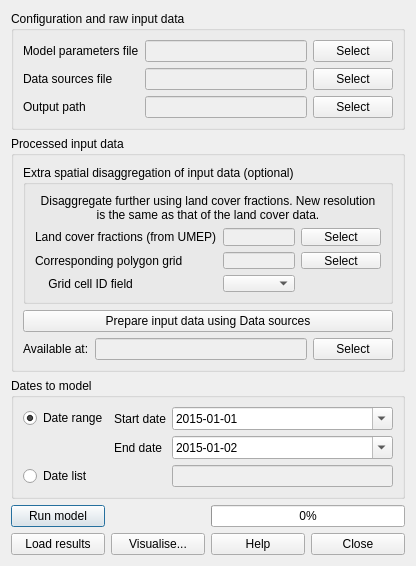
<?xml version="1.0" encoding="UTF-8"?>
<ui version="4.0">
 <class>LQFDialogBase</class>
 <widget class="QDialog" name="LQFDialogBase">
  <property name="geometry">
   <rect>
    <x>0</x>
    <y>0</y>
    <width>388</width>
    <height>562</height>
   </rect>
  </property>
  <property name="windowTitle">
   <string>LQF</string>
  </property>
  <layout class="QGridLayout" name="gridLayout_9">
   <item row="3" column="0">
    <layout class="QGridLayout" name="gridLayout_2">
     <item row="0" column="0">
      <widget class="QPushButton" name="cmdRunCancel">
       <property name="toolTip">
        <string>Execute LQF</string>
       </property>
       <property name="text">
        <string>Run model</string>
       </property>
      </widget>
     </item>
     <item row="0" column="2" colspan="2">
      <layout class="QGridLayout" name="gridLayout_7">
       <item row="0" column="0">
        <widget class="QProgressBar" name="progressBar">
         <property name="value">
          <number>0</number>
         </property>
        </widget>
       </item>
      </layout>
     </item>
     <item row="1" column="0">
      <widget class="QPushButton" name="cmdLoadResults">
       <property name="toolTip">
        <string>Load previously-generated LQF results</string>
       </property>
       <property name="text">
        <string>Load results</string>
       </property>
      </widget>
     </item>
     <item row="1" column="1">
      <widget class="QPushButton" name="cmdVisualise">
       <property name="toolTip">
        <string>Basic plots for LQF outputs</string>
       </property>
       <property name="text">
        <string>Visualise...</string>
       </property>
      </widget>
     </item>
     <item row="1" column="2">
      <widget class="QPushButton" name="pushButtonHelp">
       <property name="toolTip">
        <string>Help</string>
       </property>
       <property name="text">
        <string>Help</string>
       </property>
      </widget>
     </item>
     <item row="1" column="3">
      <widget class="QPushButton" name="pushButtonClose">
       <property name="toolTip">
        <string>Close window</string>
       </property>
       <property name="text">
        <string>Close</string>
       </property>
      </widget>
     </item>
    </layout>
   </item>
   <item row="0" column="0">
    <widget class="QGroupBox" name="groupBox_4">
     <property name="title">
      <string>Configuration and raw input data</string>
     </property>
     <layout class="QGridLayout" name="gridLayout">
      <item row="0" column="0">
       <widget class="QLabel" name="label_2">
        <property name="text">
         <string>Model parameters file</string>
        </property>
       </widget>
      </item>
      <item row="0" column="1">
       <widget class="QLineEdit" name="txtParams">
        <property name="enabled">
         <bool>false</bool>
        </property>
        <property name="text">
         <string/>
        </property>
       </widget>
      </item>
      <item row="0" column="2">
       <widget class="QPushButton" name="pushButtonParams">
        <property name="toolTip">
         <string>Choose LQF model parameters (configuration) file</string>
        </property>
        <property name="text">
         <string>Select</string>
        </property>
       </widget>
      </item>
      <item row="1" column="0">
       <widget class="QLabel" name="label_4">
        <property name="text">
         <string>Data sources file</string>
        </property>
       </widget>
      </item>
      <item row="1" column="1">
       <widget class="QLineEdit" name="txtDataSources">
        <property name="enabled">
         <bool>false</bool>
        </property>
        <property name="text">
         <string/>
        </property>
       </widget>
      </item>
      <item row="1" column="2">
       <widget class="QPushButton" name="pushButtonDataSources">
        <property name="toolTip">
         <string>Choose LQF data sources file</string>
        </property>
        <property name="text">
         <string>Select</string>
        </property>
       </widget>
      </item>
      <item row="2" column="0">
       <widget class="QLabel" name="label">
        <property name="text">
         <string>Output path</string>
        </property>
       </widget>
      </item>
      <item row="2" column="1">
       <widget class="QLineEdit" name="textOutput_raw">
        <property name="enabled">
         <bool>false</bool>
        </property>
        <property name="text">
         <string/>
        </property>
       </widget>
      </item>
      <item row="2" column="2">
       <widget class="QPushButton" name="pushButtonRaw">
        <property name="toolTip">
         <string>Choose directory into which model outputs will be saved</string>
        </property>
        <property name="text">
         <string>Select</string>
        </property>
       </widget>
      </item>
     </layout>
    </widget>
   </item>
   <item row="2" column="0">
    <widget class="QGroupBox" name="groupBox_5">
     <property name="title">
      <string>Dates to model</string>
     </property>
     <layout class="QGridLayout" name="gridLayout_3">
      <item row="0" column="0">
       <layout class="QGridLayout" name="gridLayout_5">
        <item row="0" column="1">
         <widget class="QLabel" name="lblStartDate">
          <property name="text">
           <string>Start date</string>
          </property>
         </widget>
        </item>
        <item row="0" column="2">
         <widget class="QDateEdit" name="startDate">
          <property name="date">
           <date>
            <year>2015</year>
            <month>1</month>
            <day>1</day>
           </date>
          </property>
          <property name="maximumDateTime">
           <datetime>
            <hour>23</hour>
            <minute>59</minute>
            <second>59</second>
            <year>3000</year>
            <month>12</month>
            <day>31</day>
           </datetime>
          </property>
          <property name="minimumDateTime">
           <datetime>
            <hour>0</hour>
            <minute>0</minute>
            <second>0</second>
            <year>1900</year>
            <month>1</month>
            <day>1</day>
           </datetime>
          </property>
          <property name="currentSection">
           <enum>QDateTimeEdit::YearSection</enum>
          </property>
          <property name="displayFormat">
           <string>yyyy-MM-dd</string>
          </property>
          <property name="calendarPopup">
           <bool>true</bool>
          </property>
         </widget>
        </item>
        <item row="1" column="1">
         <widget class="QLabel" name="lblEndDate">
          <property name="text">
           <string>End date</string>
          </property>
         </widget>
        </item>
        <item row="1" column="2">
         <widget class="QDateEdit" name="endDate">
          <property name="date">
           <date>
            <year>2015</year>
            <month>1</month>
            <day>2</day>
           </date>
          </property>
          <property name="maximumDateTime">
           <datetime>
            <hour>23</hour>
            <minute>59</minute>
            <second>59</second>
            <year>3000</year>
            <month>12</month>
            <day>31</day>
           </datetime>
          </property>
          <property name="minimumDateTime">
           <datetime>
            <hour>0</hour>
            <minute>0</minute>
            <second>0</second>
            <year>1900</year>
            <month>1</month>
            <day>1</day>
           </datetime>
          </property>
          <property name="maximumDate">
           <date>
            <year>3000</year>
            <month>12</month>
            <day>31</day>
           </date>
          </property>
          <property name="minimumDate">
           <date>
            <year>1900</year>
            <month>1</month>
            <day>1</day>
           </date>
          </property>
          <property name="displayFormat">
           <string>yyyy-MM-dd</string>
          </property>
          <property name="calendarPopup">
           <bool>true</bool>
          </property>
         </widget>
        </item>
        <item row="2" column="2">
         <widget class="QLineEdit" name="txtDateList">
          <property name="enabled">
           <bool>false</bool>
          </property>
          <property name="toolTip">
           <string>Comma-separated list of dates (e.g. 2015-01-01, 2016-01-01)</string>
          </property>
          <property name="statusTip">
           <string>Comma-separated list of dates (e.g. 2015-01-01, 2016-01-01)</string>
          </property>
          <property name="whatsThis">
           <string>Comma-separated list of dates (e.g. 2015-01-01, 2016-01-01)</string>
          </property>
         </widget>
        </item>
        <item row="2" column="0">
         <widget class="QRadioButton" name="chkDateList">
          <property name="text">
           <string>Date list</string>
          </property>
         </widget>
        </item>
        <item row="0" column="0">
         <widget class="QRadioButton" name="chkDateRange">
          <property name="text">
           <string>Date range</string>
          </property>
          <property name="checked">
           <bool>true</bool>
          </property>
         </widget>
        </item>
       </layout>
      </item>
     </layout>
    </widget>
   </item>
   <item row="1" column="0">
    <widget class="QGroupBox" name="groupBox_3">
     <property name="title">
      <string>Processed input data</string>
     </property>
     <layout class="QGridLayout" name="gridLayout_11">
      <item row="0" column="0">
       <widget class="QGroupBox" name="groupBox_2">
        <property name="title">
         <string>Extra spatial disaggregation of input data (optional)</string>
        </property>
        <layout class="QGridLayout" name="gridLayout_4">
         <item row="0" column="0">
          <widget class="QLabel" name="lblNotice_2">
           <property name="text">
            <string>Disaggregate further using land cover fractions. New resolution is the same as that of the land cover data.</string>
           </property>
           <property name="alignment">
            <set>Qt::AlignCenter</set>
           </property>
           <property name="wordWrap">
            <bool>true</bool>
           </property>
          </widget>
         </item>
         <item row="1" column="0">
          <layout class="QGridLayout" name="gridLayout_8">
           <item row="1" column="0">
            <widget class="QLabel" name="label_5">
             <property name="text">
              <string>Corresponding polygon grid</string>
             </property>
            </widget>
           </item>
           <item row="1" column="1">
            <widget class="QLineEdit" name="txtPolygonGrid">
             <property name="enabled">
              <bool>false</bool>
             </property>
             <property name="text">
              <string/>
             </property>
            </widget>
           </item>
           <item row="1" column="2">
            <widget class="QPushButton" name="cmdPolygonGrid">
             <property name="toolTip">
              <string>Choose polygon grid (ESRI shapefile) corresponding to land covers</string>
             </property>
             <property name="text">
              <string>Select</string>
             </property>
            </widget>
           </item>
           <item row="0" column="2">
            <widget class="QPushButton" name="cmdLandCoverFraction">
             <property name="toolTip">
              <string>Choose land cover fractions file</string>
             </property>
             <property name="text">
              <string>Select</string>
             </property>
            </widget>
           </item>
           <item row="0" column="1">
            <widget class="QLineEdit" name="txtLandCoverFraction">
             <property name="enabled">
              <bool>false</bool>
             </property>
             <property name="text">
              <string/>
             </property>
            </widget>
           </item>
           <item row="0" column="0">
            <widget class="QLabel" name="label_3">
             <property name="text">
              <string>Land cover fractions (from UMEP)</string>
             </property>
            </widget>
           </item>
           <item row="2" column="1">
            <widget class="QComboBox" name="lstPrimaryKey">
             <property name="toolTip">
              <string>Field in the polygon grid file that contains a unique identifier for each area</string>
             </property>
            </widget>
           </item>
           <item row="2" column="0">
            <widget class="QLabel" name="label_6">
             <property name="text">
              <string>    Grid cell ID field</string>
             </property>
            </widget>
           </item>
          </layout>
         </item>
        </layout>
       </widget>
      </item>
      <item row="2" column="0">
       <layout class="QGridLayout" name="gridLayout_6">
        <item row="1" column="0">
         <widget class="QLabel" name="label_7">
          <property name="text">
           <string>Available at:</string>
          </property>
         </widget>
        </item>
        <item row="1" column="1">
         <widget class="QLineEdit" name="txtProcessedDataPath">
          <property name="enabled">
           <bool>false</bool>
          </property>
          <property name="text">
           <string/>
          </property>
         </widget>
        </item>
        <item row="1" column="2">
         <widget class="QPushButton" name="cmdProcessedDataPath">
          <property name="toolTip">
           <string>Browse for processed input data that is already available</string>
          </property>
          <property name="text">
           <string>Select</string>
          </property>
         </widget>
        </item>
       </layout>
      </item>
      <item row="1" column="0">
       <widget class="QPushButton" name="cmdPrepare">
        <property name="toolTip">
         <string>Prepares the input data and any land cover fractions for use in LQF</string>
        </property>
        <property name="text">
         <string>Prepare input data using Data sources</string>
        </property>
       </widget>
      </item>
     </layout>
    </widget>
   </item>
  </layout>
 </widget>
 <resources/>
 <connections/>
</ui>
